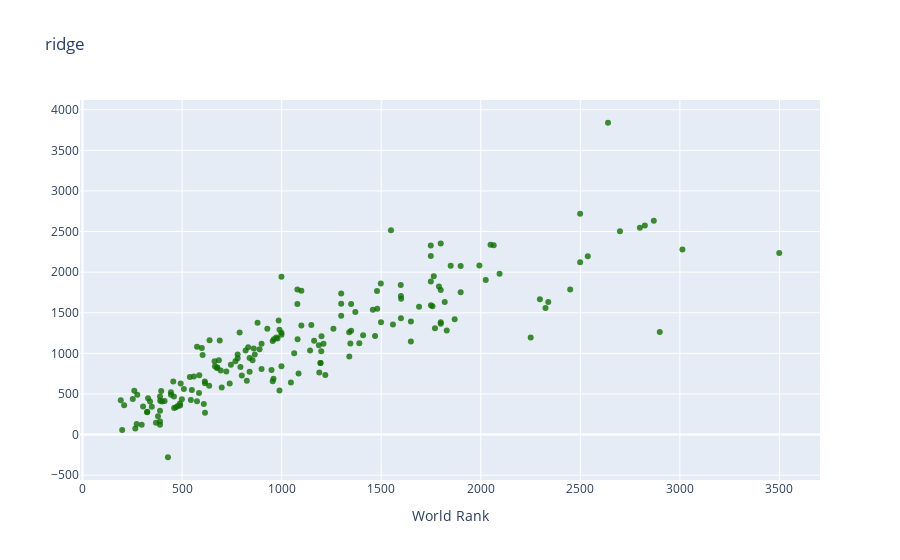

Write notebook code for a chart like this one.
### Code cell
from plotly.offline import init_notebook_mode, iplot
import plotly.graph_objs as go
trace1 = go.Scatter(
                    x =y_test ,
                    y = pred_ridge,
                    name = 'citations',
                    mode= "markers",
                    marker = dict(color = 'rgba(16, 112, 2, 0.8)'))
data = [trace1]

layout = dict(title = "ridge",
             xaxis= dict(title= 'World Rank',ticklen= 5)
           )

fig = go.Figure(data = data, layout=layout)

iplot(fig)

### Figure 1 — Plotly figure (JSON) as saved in the notebook; plotly's stock layout.template omitted (floating-point values rounded to 4 significant figures; data arrays with more than 128 entries replaced by an {"elided": "..."} marker saying what was removed)
{"data": [{"marker": {"color": "rgba(16, 112, 2, 0.8)"}, "mode": "markers", "name": "citations", "type": "scatter", "x": {"elided": "183 float values"}, "y": {"elided": "183 float values"}}], "layout": {"title": {"text": "ridge"}, "xaxis": {"ticklen": 5, "title": {"text": "World Rank"}}}}
